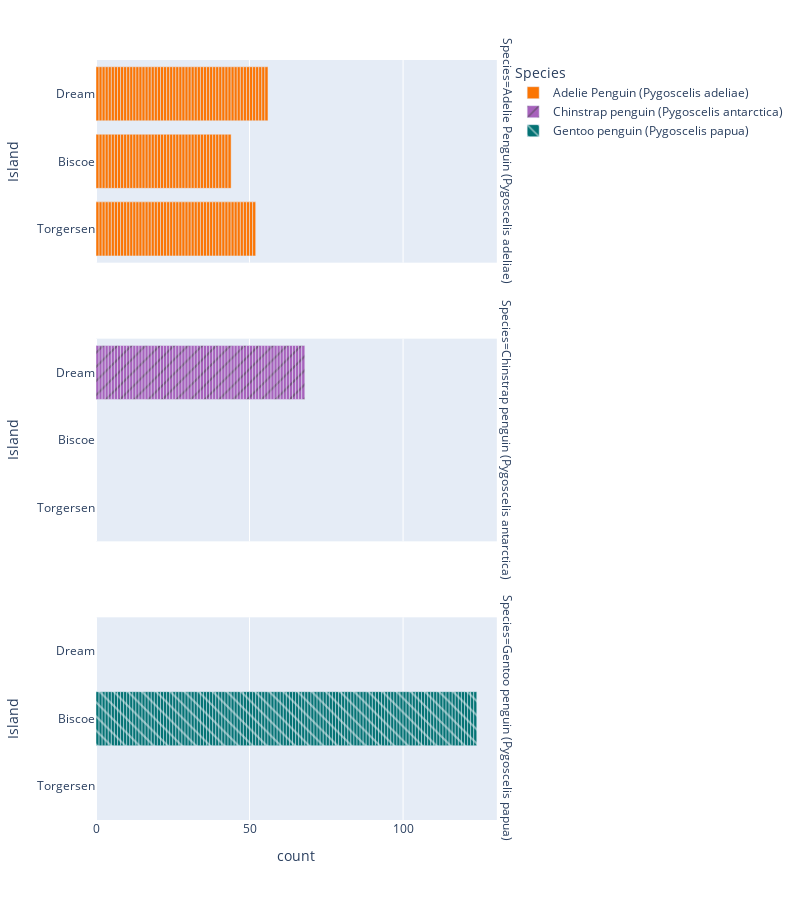

Notebook cell for this chart:
### Markdown cell above
### Species vs Island

### Code cell
import plotly.express as px

px.bar( data_frame=df, y = 'Island', 
        facet_row='Species',facet_row_spacing=0.10, 
        pattern_shape='Species',
        color='Species', 
        color_discrete_map={'Adelie Penguin (Pygoscelis adeliae)':'rgb(251,117,4)', 'Chinstrap penguin (Pygoscelis antarctica)':'rgb(167,98,188)', 'Gentoo penguin (Pygoscelis papua)':'rgb(4,115,116)'},
        width=800,height=900 )

### Figure 1 — Plotly figure (JSON) as saved in the notebook; plotly's stock layout.template omitted (floating-point values rounded to 4 significant figures; data arrays with more than 128 entries replaced by an {"elided": "..."} marker saying what was removed)
{"data": [{"alignmentgroup": "True", "hovertemplate": "Species=Adelie Penguin (Pygoscelis adeliae)<br>count=%{x}<br>Island=%{y}<extra></extra>", "legendgroup": "Adelie Penguin (Pygoscelis adeliae)", "marker": {"color": "rgb(251,117,4)", "pattern": {"shape": ""}}, "name": "Adelie Penguin (Pygoscelis adeliae)", "offsetgroup": "Adelie Penguin (Pygoscelis adeliae)", "orientation": "h", "showlegend": true, "textposition": "auto", "type": "bar", "x": {"elided": "152 int values"}, "xaxis": "x3", "y": {"elided": "152 str values"}, "yaxis": "y3"}, {"alignmentgroup": "True", "hovertemplate": "Species=Chinstrap penguin (Pygoscelis antarctica)<br>count=%{x}<br>Island=%{y}<extra></extra>", "legendgroup": "Chinstrap penguin (Pygoscelis antarctica)", "marker": {"color": "rgb(167,98,188)", "pattern": {"shape": "/"}}, "name": "Chinstrap penguin (Pygoscelis antarctica)", "offsetgroup": "Chinstrap penguin (Pygoscelis antarctica)", "orientation": "h", "showlegend": true, "textposition": "auto", "type": "bar", "x": [1, 1, 1, 1, 1, 1, 1, 1, 1, 1, 1, 1, 1, 1, 1, 1, 1, 1, 1, 1, 1, 1, 1, 1, 1, 1, 1, 1, 1, 1, 1, 1, 1, 1, 1, 1, 1, 1, 1, 1, 1, 1, 1, 1, 1, 1, 1, 1, 1, 1, 1, 1, 1, 1, 1, 1, 1, 1, 1, 1, 1, 1, 1, 1, 1, 1, 1, 1], "xaxis": "x2", "y": ["Dream", "Dream", "Dream", "Dream", "Dream", "Dream", "Dream", "Dream", "Dream", "Dream", "Dream", "Dream", "Dream", "Dream", "Dream", "Dream", "Dream", "Dream", "Dream", "Dream", "Dream", "Dream", "Dream", "Dream", "Dream", "Dream", "Dream", "Dream", "Dream", "Dream", "Dream", "Dream", "Dream", "Dream", "Dream", "Dream", "Dream", "Dream", "Dream", "Dream", "Dream", "Dream", "Dream", "Dream", "Dream", "Dream", "Dream", "Dream", "Dream", "Dream", "Dream", "Dream", "Dream", "Dream", "Dream", "Dream", "Dream", "Dream", "Dream", "Dream", "Dream", "Dream", "Dream", "Dream", "Dream", "Dream", "Dream", "Dream"], "yaxis": "y2"}, {"alignmentgroup": "True", "hovertemplate": "Species=Gentoo penguin (Pygoscelis papua)<br>count=%{x}<br>Island=%{y}<extra></extra>", "legendgroup": "Gentoo penguin (Pygoscelis papua)", "marker": {"color": "rgb(4,115,116)", "pattern": {"shape": "\\"}}, "name": "Gentoo penguin (Pygoscelis papua)", "offsetgroup": "Gentoo penguin (Pygoscelis papua)", "orientation": "h", "showlegend": true, "textposition": "auto", "type": "bar", "x": [1, 1, 1, 1, 1, 1, 1, 1, 1, 1, 1, 1, 1, 1, 1, 1, 1, 1, 1, 1, 1, 1, 1, 1, 1, 1, 1, 1, 1, 1, 1, 1, 1, 1, 1, 1, 1, 1, 1, 1, 1, 1, 1, 1, 1, 1, 1, 1, 1, 1, 1, 1, 1, 1, 1, 1, 1, 1, 1, 1, 1, 1, 1, 1, 1, 1, 1, 1, 1, 1, 1, 1, 1, 1, 1, 1, 1, 1, 1, 1, 1, 1, 1, 1, 1, 1, 1, 1, 1, 1, 1, 1, 1, 1, 1, 1, 1, 1, 1, 1, 1, 1, 1, 1, 1, 1, 1, 1, 1, 1, 1, 1, 1, 1, 1, 1, 1, 1, 1, 1, 1, 1, 1, 1], "xaxis": "x", "y": ["Biscoe", "Biscoe", "Biscoe", "Biscoe", "Biscoe", "Biscoe", "Biscoe", "Biscoe", "Biscoe", "Biscoe", "Biscoe", "Biscoe", "Biscoe", "Biscoe", "Biscoe", "Biscoe", "Biscoe", "Biscoe", "Biscoe", "Biscoe", "Biscoe", "Biscoe", "Biscoe", "Biscoe", "Biscoe", "Biscoe", "Biscoe", "Biscoe", "Biscoe", "Biscoe", "Biscoe", "Biscoe", "Biscoe", "Biscoe", "Biscoe", "Biscoe", "Biscoe", "Biscoe", "Biscoe", "Biscoe", "Biscoe", "Biscoe", "Biscoe", "Biscoe", "Biscoe", "Biscoe", "Biscoe", "Biscoe", "Biscoe", "Biscoe", "Biscoe", "Biscoe", "Biscoe", "Biscoe", "Biscoe", "Biscoe", "Biscoe", "Biscoe", "Biscoe", "Biscoe", "Biscoe", "Biscoe", "Biscoe", "Biscoe", "Biscoe", "Biscoe", "Biscoe", "Biscoe", "Biscoe", "Biscoe", "Biscoe", "Biscoe", "Biscoe", "Biscoe", "Biscoe", "Biscoe", "Biscoe", "Biscoe", "Biscoe", "Biscoe", "Biscoe", "Biscoe", "Biscoe", "Biscoe", "Biscoe", "Biscoe", "Biscoe", "Biscoe", "Biscoe", "Biscoe", "Biscoe", "Biscoe", "Biscoe", "Biscoe", "Biscoe", "Biscoe", "Biscoe", "Biscoe", "Biscoe", "Biscoe", "Biscoe", "Biscoe", "Biscoe", "Biscoe", "Biscoe", "Biscoe", "Biscoe", "Biscoe", "Biscoe", "Biscoe", "Biscoe", "Biscoe", "Biscoe", "Biscoe", "Biscoe", "Biscoe", "Biscoe", "Biscoe", "Biscoe", "Biscoe", "Biscoe", "Biscoe", "Biscoe", "Biscoe"], "yaxis": "y"}], "layout": {"annotations": [{"font": {}, "showarrow": false, "text": "Species=Gentoo penguin (Pygoscelis papua)", "textangle": 90, "x": 0.98, "xanchor": "left", "xref": "paper", "y": 0.1333, "yanchor": "middle", "yref": "paper"}, {"font": {}, "showarrow": false, "text": "Species=Chinstrap penguin (Pygoscelis antarctica)", "textangle": 90, "x": 0.98, "xanchor": "left", "xref": "paper", "y": 0.5, "yanchor": "middle", "yref": "paper"}, {"font": {}, "showarrow": false, "text": "Species=Adelie Penguin (Pygoscelis adeliae)", "textangle": 90, "x": 0.98, "xanchor": "left", "xref": "paper", "y": 0.8667, "yanchor": "middle", "yref": "paper"}], "barmode": "relative", "height": 900, "legend": {"title": {"text": "Species"}, "tracegroupgap": 0}, "margin": {"t": 60}, "width": 800, "xaxis": {"anchor": "y", "domain": [0, 0.98], "title": {"text": "count"}}, "xaxis2": {"anchor": "y2", "domain": [0, 0.98], "matches": "x", "showticklabels": false}, "xaxis3": {"anchor": "y3", "domain": [0, 0.98], "matches": "x", "showticklabels": false}, "yaxis": {"anchor": "x", "domain": [0, 0.2667], "title": {"text": "Island"}}, "yaxis2": {"anchor": "x2", "domain": [0.3667, 0.6333], "matches": "y", "title": {"text": "Island"}}, "yaxis3": {"anchor": "x3", "domain": [0.7333, 1], "matches": "y", "title": {"text": "Island"}}}}
